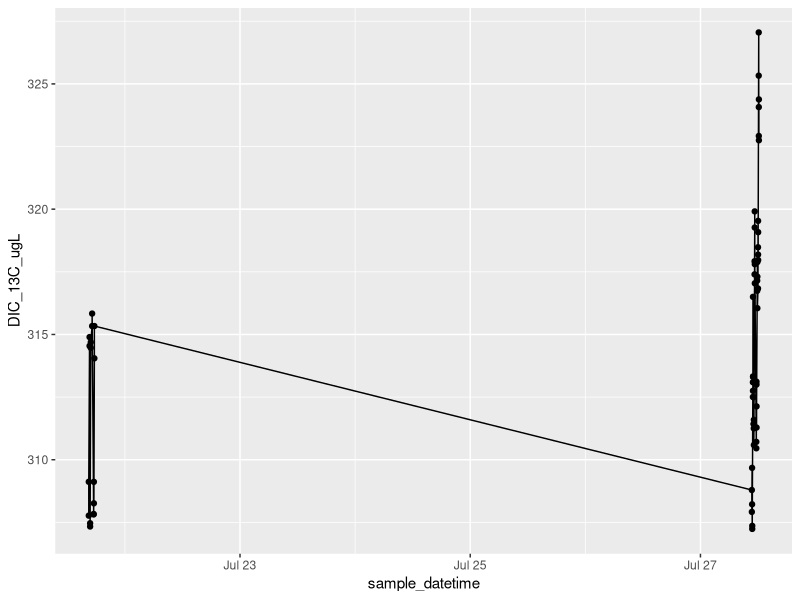
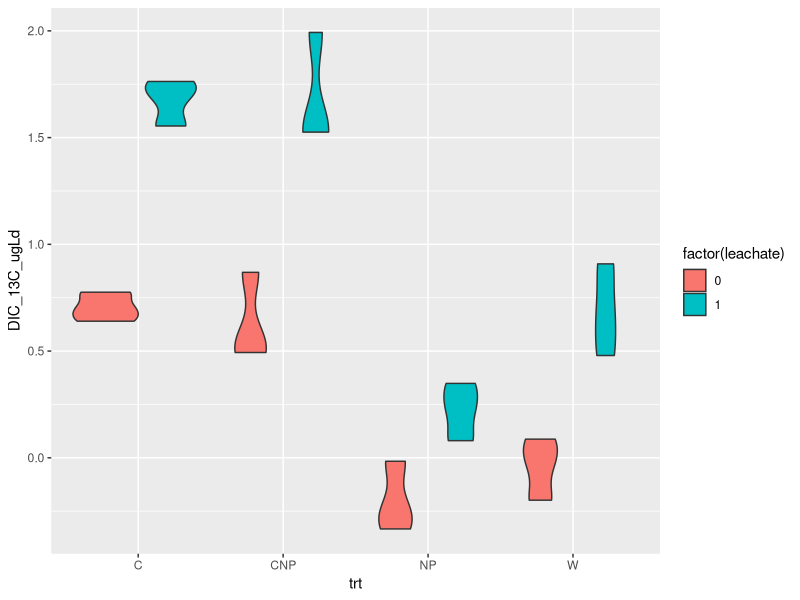
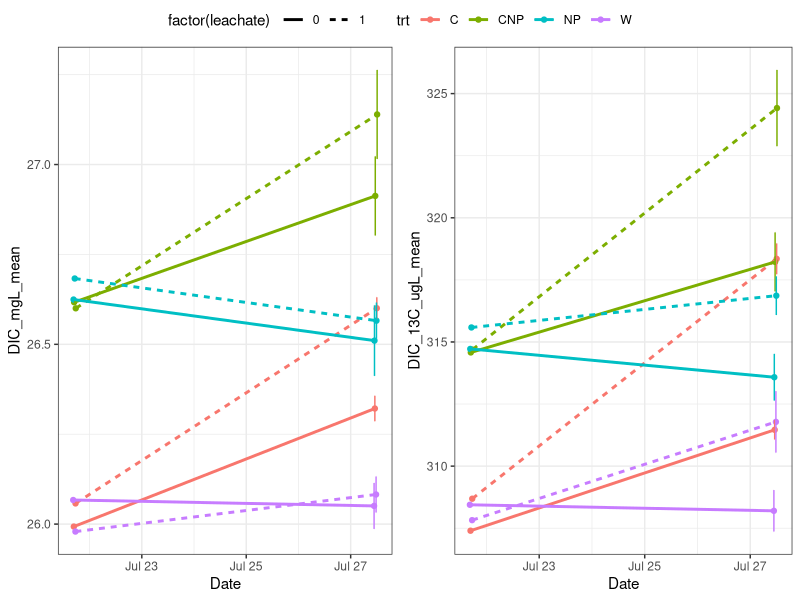
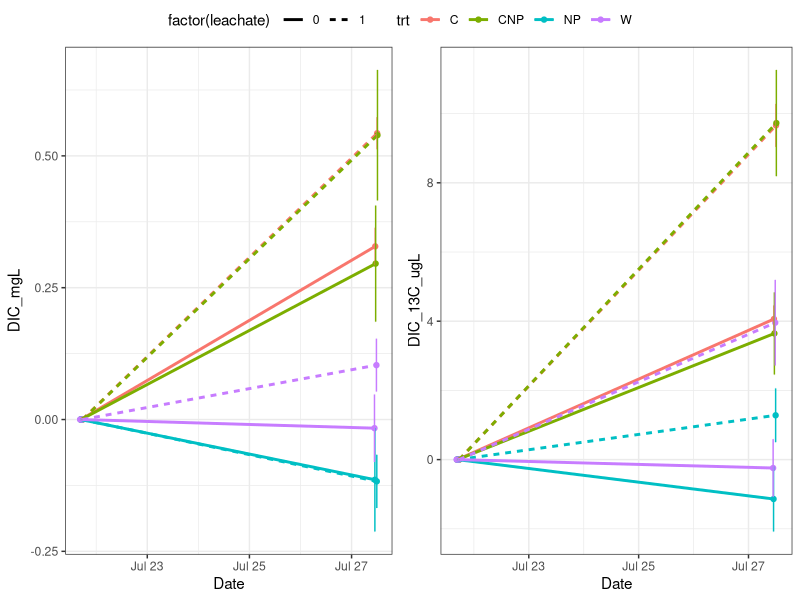
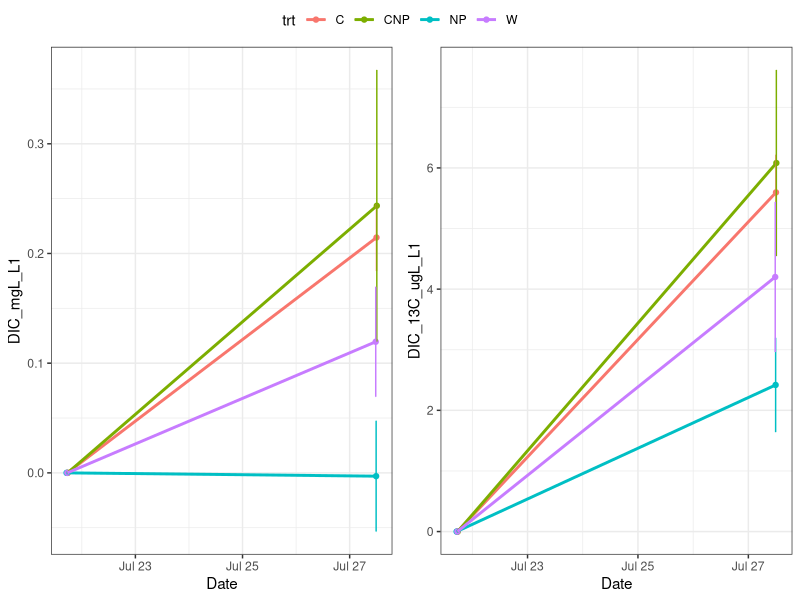
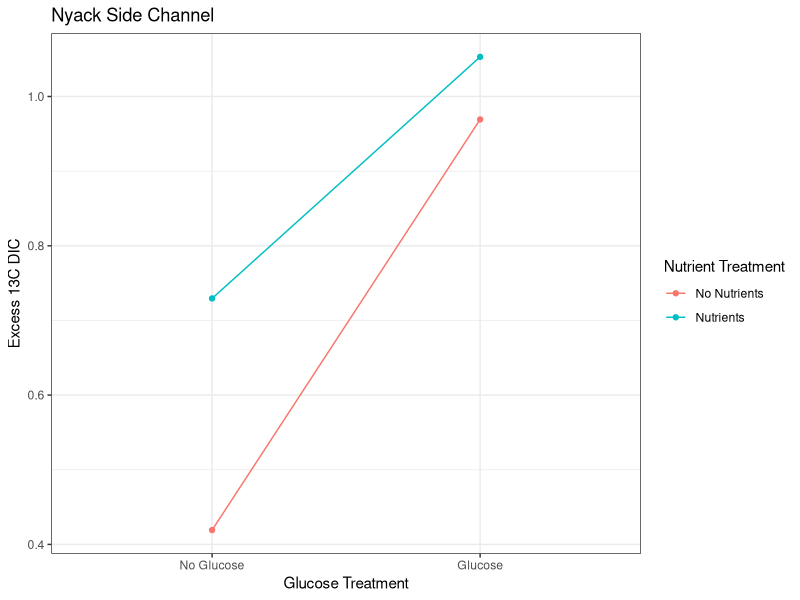
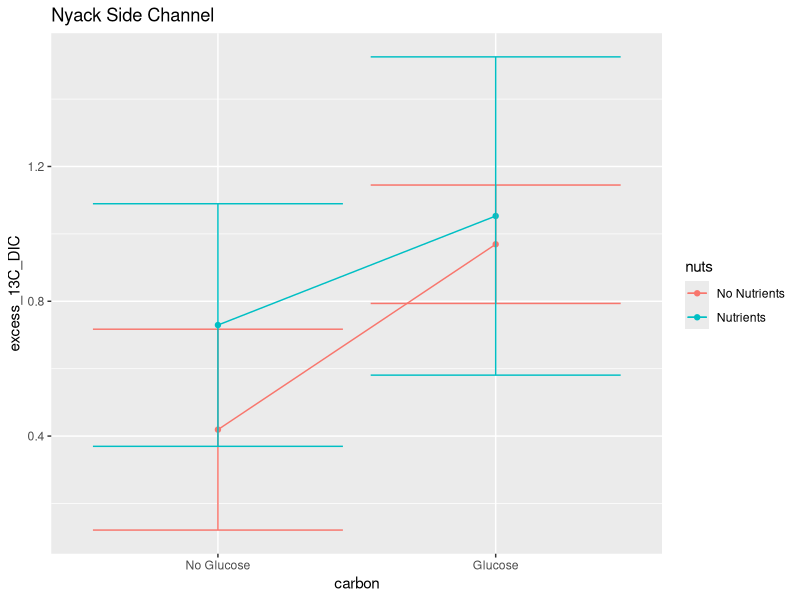

The R source for these figures, in order:
library(tidyverse)
library(lubridate)
library(dplyr)


# setup ####
dat <- read_csv("data/Kirby_NyackSC/nsc_expt.csv")
alk <- read_csv('data/alkalinity/nsc_alkalinity.csv') %>%
    filter(!is.na(trt)) %>%
    mutate(date = as.Date(date, format = '%m/%d/%Y')) %>%
    select(-samplenum, -treatment, -vol_acid)
glimpse(dat)


# Functions ####
deltoAF<- function (del) {
    Rst<-0.0112372
    R<-(del/1000+1)*Rst
    AF<-R/(1+R)
    AF

}

AFtodel <- function (AF) {
    Rst<-0.0112372
    R<- AF/(1-AF)
    del<- (R/Rst-1)*1000

    del
}

DICfrom_C_A <- function(K1, K2, C, A){
    H_minus <- (((-K1*C))-sqrt(((K1*C)^2)-(4*-1*A*2*K1*K2*C)))/(2*-1*A)
    pH <- -1*log10(H_minus)
    B <- (K1*C)/H_minus
    Ca <- (K2*B)/H_minus
    D <- C + B + Ca
    A_check <- B + 2*Ca

    l <- list(H_minus, pH, C, B, Ca, D, A, A_check)
    names(l) <- c("H", "pH", "C", "B", "Ca", "D", "A","A check")
    DIC = l$D
    return(DIC)
}

# metadata ####
trts <- data.frame(Treatment = 1:8,
                   trt = c('W',  'NP', 'C', 'CNP','W',  'NP', 'C', 'CNP'),
                   leachate = c(0,0,0,0,1,1,1,1))

# add actual data for this part once we have DOC from Adam
c_source <- read_csv('data/DOC_stock_concentrations.csv')

# There is no clear pattern in the alkalinity data. Take an average:
alk <- alk %>% filter(final_pH > 4.3) %>%
    summarize(alk_meqL = mean(alk_meqL))

dat <- left_join(dat, trts, by = 'Treatment') %>%
    mutate(date = as.Date(sample_datetime))
#left_join(alk, by = c('date', 'trt', 'leachate'))

# calculate DIC in the water ####
###testing DIC from pCO2-alk
###partial pressures of CO2 pCO2 in uatm
#alk <- 1.588 *10 ^(-3) # mol/L
# pCO2 <- 30 * 10^(-6) # mol/L
temp <- 273+21
K1 <- exp(290.9097-14554.21/(temp)-45.0575*log(temp))
K2 <- exp(207.6548-11843.79/(temp)-33.6485*log(temp))

# out <-DICfrom_C_A(K1=K1, K2=K2,C=pCO2,A=alk)
dat$DIC_molL <- DICfrom_C_A(K1, K2, dat$CO2_conc_umolL * 10^(-6),
                            alk$alk_meqL* 10^-3)
# dat$DIC_13molL <- DICfrom_C_A(K1, K2, dat$CO2_13C_umolL * 10^(-6), alk)
dat$DIC_mgL <- dat$DIC_molL*12.011*1000
# dat$AF = deltoAF(dat$delCO2)
dat$DIC_13C_umolL = dat$DIC_molL * dat$AF *10^6
dat$DIC_13C_ugL = dat$DIC_13C_umolL * 13


dat %>% dplyr::filter(!is.na(Treatment)) %>%
    ggplot(aes(x = sample_datetime, y = DIC_13C_ugL))+
    geom_point() + geom_line()

# # Clean up data ####
# # Remove high time zero point:
# dat %>% filter(batch == 1, Treatment == 6)
# # It looks like the high one is syringe 8G. Check this in the notes.
#
# dat <- dat %>%
#     filter(!(batch == 1 & Syringe == '8G'),
#            !is.na(Treatment))

#FINAL FIGURES####

# filter to use only the start and end time points
dat_sum <- dat %>%
    group_by(batch, trt, leachate, replicate) %>%
    summarize(across(any_of(c('sample_datetime', 'delCO2', 'DIC_mgL',
                              'DIC_13C_ugL', 'alk_meqL')),
                     .fns = ~mean(., na.rm = T))) %>%
    ungroup()

bottle_dif <-
    dat_sum %>% select(-starts_with(c('delCO2', 'alk_meqL'))) %>%
    mutate(batch = case_when(batch == 1 ~ 'T0',
                             batch == 2 ~ 'T1'))%>%
    pivot_wider(names_from = c('batch', 'replicate'),
                values_from = c('sample_datetime', 'DIC_mgL', 'DIC_13C_ugL')) %>%
    rename_with(~sub('_NA$', '', .)) %>%
    mutate(across(starts_with('DIC_mgL_T1'), .fns = ~ . - DIC_mgL_T0),
           across(starts_with('DIC_13C_ugL_T1'), .fns = ~ . - DIC_13C_ugL_T0),
           across(starts_with('sample_datetime_T1'), .fns = ~ . - sample_datetime_T0)) %>%
    select(-ends_with('T0')) %>%
    pivot_longer(cols = ends_with(c('_A', '_B', '_C')),
                 names_to = c('.value', 'rep'),
                 names_sep = '_T1_') %>%
    mutate(sample_datetime = as.numeric(sample_datetime),
           DIC_ugLd = DIC_mgL/sample_datetime*1000,
           DIC_13C_ugLd = DIC_13C_ugL/sample_datetime) %>%
    select(-sample_datetime, -DIC_mgL, -DIC_13C_ugL)

ggplot(bottle_dif, aes(trt, DIC_13C_ugLd, fill = factor(leachate))) +
    geom_violin()
write_csv(bottle_dif, 'data/DIC_change_by_bottle_nsc.csv')

dat_sum <- dat_sum %>%
    select(-replicate) %>%
    group_by(batch, trt, leachate) %>%
    summarize(across(any_of(c('sample_datetime', 'delCO2', 'DIC_mgL',
                              'DIC_13C_ugL', 'alk_meqL')),
                     .fns = list(mean = ~mean(., na.rm = T),
                                 sd = ~sd(., na.rm = T)))) %>%
    rename(sample_datetime = sample_datetime_mean) %>%
    select(-sample_datetime_sd) %>%
    mutate(across(ends_with('sd'), ~case_when(is.na(.) ~ 0,
                                              TRUE ~ .)))

p12 <- ggplot(dat_sum, aes(sample_datetime, DIC_mgL_mean, col = trt, lty = factor(leachate)))+
    geom_point() + geom_line(size = 1) +
    geom_errorbar(aes(ymin = DIC_mgL_mean - DIC_mgL_sd,
                      ymax = DIC_mgL_mean + DIC_mgL_sd), lty = 1)+
    xlab('Date') +theme_bw()
p13 <- ggplot(dat_sum, aes(sample_datetime, DIC_13C_ugL_mean, col = trt, lty = factor(leachate)))+
    geom_point() + geom_line(size = 1) +
    geom_errorbar(aes(ymin = DIC_13C_ugL_mean - DIC_13C_ugL_sd,
                      ymax = DIC_13C_ugL_mean + DIC_13C_ugL_sd), lty = 1)+
    xlab('Date') +theme_bw()

ggpubr::ggarrange(p12, p13, common.legend = T)

#removing baseline ####

dat_dif <- dat_sum %>% select(-starts_with(c('delCO2', 'alk_meqL'))) %>%
    mutate(batch = case_when(batch == 1 ~ 'T0',
                             batch == 2 ~ 'T1'))%>%
    rename(DIC_mgL = DIC_mgL_mean, DIC_13C_ugL = DIC_13C_ugL_mean) %>%
    pivot_wider(names_from = 'batch',
                values_from = c('sample_datetime', 'DIC_mgL', 'DIC_13C_ugL',
                                'DIC_mgL_sd', 'DIC_13C_ugL_sd')) %>%
    mutate(DIC_mgL_T1 = DIC_mgL_T1 - DIC_mgL_T0,
           DIC_mgL_T0 = DIC_mgL_T0 - DIC_mgL_T0,
           DIC_13C_ugL_T1 = DIC_13C_ugL_T1 - DIC_13C_ugL_T0,
           DIC_13C_ugL_T0 = DIC_13C_ugL_T0 - DIC_13C_ugL_T0) %>%
    pivot_longer(cols = ends_with(c('T0', 'T1')),
                 names_to = c('.value', 'time'),
                 names_sep = '_T')


#code to save figure(change expt name)
p12 <- ggplot(dat_dif, aes(sample_datetime, DIC_mgL, col = trt, lty = factor(leachate)))+
    geom_point() + geom_line(size = 1) +
    geom_errorbar(aes(ymin = DIC_mgL - DIC_mgL_sd,
                      ymax = DIC_mgL + DIC_mgL_sd), lty = 1)+
    xlab('Date') +theme_bw()
p13 <- ggplot(dat_dif, aes(sample_datetime, DIC_13C_ugL, col = trt, lty = factor(leachate)))+
    geom_point() + geom_line(size = 1) +
    geom_errorbar(aes(ymin = DIC_13C_ugL - DIC_13C_ugL_sd,
                      ymax = DIC_13C_ugL + DIC_13C_ugL_sd), lty = 1)+
    xlab('Date') +theme_bw()
png(filename = 'figures/nsc_expt_13CO2.png',
    width = 8, height = 5, res = 300, units = 'in')
ggpubr::ggarrange(p12, p13, common.legend = T)
dev.off()

#removing non-leachate treatment####
dat_lch <- dat_dif %>%
    mutate(leachate = case_when(leachate == 1 ~ 'L1',
                                leachate == 0 ~ 'L0'))%>%
    pivot_wider(names_from = 'leachate',
                values_from = c('sample_datetime', 'DIC_mgL', 'DIC_13C_ugL',
                                'DIC_mgL_sd', 'DIC_13C_ugL_sd')) %>%
    mutate(DIC_mgL_L1 = DIC_mgL_L1 - DIC_mgL_L0,
           DIC_13C_ugL_L1 = DIC_13C_ugL_L1 - DIC_13C_ugL_L0) %>%
    select(-ends_with('L0')) %>%
    rename(sample_datetime = sample_datetime_L1)
# pivot_longer(cols = ends_with(c('L0', 'L1')),
#              names_to = c('.value', 'time'),
#              names_sep = '_L')
#left_join(dat_dif, by = c('time'='time','trt'='trt'))



#code to save figure(change expt name)
p12 <- ggplot(dat_lch, aes(sample_datetime, DIC_mgL_L1, col = trt))+
    geom_point() + geom_line(size = 1) +
    geom_errorbar(aes(ymin = DIC_mgL_L1 - DIC_mgL_sd_L1,
                      ymax = DIC_mgL_L1 + DIC_mgL_sd_L1), lty = 1)+
    xlab('Date') +theme_bw()
p13 <- ggplot(dat_lch, aes(sample_datetime, DIC_13C_ugL_L1, col = trt))+
    geom_point() + geom_line(size = 1) +
    geom_errorbar(aes(ymin = DIC_13C_ugL_L1 - DIC_13C_ugL_sd_L1,
                      ymax = DIC_13C_ugL_L1 + DIC_13C_ugL_sd_L1), lty = 1)+
    xlab('Date') +theme_bw()
png(filename = 'figures/nsc_expt_13CO2change.png',
    width = 8, height = 5, res = 300, units = 'in')
ggpubr::ggarrange(p12, p13, common.legend = T)
dev.off()

#tables ####

dd <- dat_sum %>% select(-starts_with(c('delCO2', 'alk_meqL'))) %>%
    mutate(batch = case_when(batch == 1 ~ 'T0',
                             batch == 2 ~ 'T'))%>%
    rename(DIC_mgL = DIC_mgL_mean, DIC_13C_ugL = DIC_13C_ugL_mean) %>%
    pivot_wider(names_from = 'batch',
                values_from = c('sample_datetime', 'DIC_mgL', 'DIC_13C_ugL',
                                'DIC_mgL_sd', 'DIC_13C_ugL_sd')) %>%
    mutate(inc_time = sample_datetime_T - sample_datetime_T0,
           Delta_T = as.numeric(inc_time),
           Delta_DIC_ugLd = (DIC_mgL_T - DIC_mgL_T0)*1000/Delta_T,
           Delta_DIC_ugLd_sd = (DIC_mgL_sd_T + DIC_mgL_sd_T0)*1000/Delta_T,
           Delta_DIC_13_ugLd = (DIC_13C_ugL_T - DIC_13C_ugL_T0)/Delta_T,
           Delta_DIC_13_ugLd_sd = (DIC_13C_ugL_sd_T + DIC_13C_ugL_sd_T0)/Delta_T) %>%
    select(-ends_with(c('_T', '_T0')))

mutate(dd, AF = Delta_DIC_13_ugLd/(Delta_DIC_13_ugLd + Delta_DIC_ugLd),
       del = AFtodel(AF))

excess13CDIC <- dd %>% select( -inc_time) %>%
    pivot_wider(id_cols = trt, names_from = 'leachate',
                values_from = c('Delta_DIC_ugLd', 'Delta_DIC_13_ugLd',
                                'Delta_DIC_ugLd_sd', 'Delta_DIC_13_ugLd_sd')) %>%
    mutate(excess_13C_DIC = Delta_DIC_13_ugLd_1 - Delta_DIC_13_ugLd_0,
           excess_13C_sd = Delta_DIC_13_ugLd_sd_1 + Delta_DIC_13_ugLd_sd_0) %>%
    select(-ends_with(c('_1','_0'))) %>%
    mutate(site = 'nyack_sc', .before = trt)

excess13CDIC$carbon = c('Glucose', 'Glucose', 'No Glucose', 'No Glucose')
excess13CDIC$carbon <- factor(excess13CDIC$carbon, levels = c('No Glucose','Glucose'))
excess13CDIC$nuts = c('No Nutrients', 'Nutrients', 'No Nutrients', 'Nutrients')
png(filename = 'figures/nsc_expt_13CDIC_pres.png',
    width = 5, height = 5, res = 300, units = 'in')
ggplot(excess13CDIC, aes(carbon, excess_13C_DIC, col = nuts,fill = nuts, group = nuts)) +
    geom_line() + geom_point() +
    # geom_ribbon(aes(ymin = excess_13C_DIC - excess_13C_sd,
    #                   ymax = excess_13C_DIC + excess_13C_sd),col = 'transparent', alpha = 0.2,
    #             outline.type = 'full')+
    ggtitle('Nyack Side Channel')+
    xlab('Glucose Treatment') +theme_bw()+
    ylab('Excess 13C DIC')+
    guides(color = guide_legend(title = "Nutrient Treatment"))+
    guides(fill = FALSE)
dev.off()

excess13CDIC$carbon = c('Glucose', 'Glucose', 'No Glucose', 'No Glucose')
excess13CDIC$carbon <- factor(excess13CDIC$carbon, levels = c('No Glucose','Glucose'))
excess13CDIC$nuts = c('No Nutrients', 'Nutrients', 'No Nutrients', 'Nutrients')
png(filename = 'figures/nsc_expt_13CDIC.png',
    width = 5, height = 5, res = 300, units = 'in')
ggplot(excess13CDIC, aes(carbon, excess_13C_DIC, col = nuts, group = nuts)) +
    geom_line() + geom_point() +
    geom_errorbar(aes(ymin = excess_13C_DIC - excess_13C_sd,
                      ymax = excess_13C_DIC + excess_13C_sd))+
    ggtitle('Nyack Side Channel')
dev.off()

write_csv(excess13CDIC, 'data/excessDIC_nsc.csv')

# write_csv(DIC_dataframe, "processed_CO2/experiment1_processed.csv")
# DIC <- read_csv('processed_CO2/experiment1_processed.csv')
#
# # calculate excess 13CDIC in each treatment ####
# sumDIC <- filter(DIC, time_interval %in% c('T0', 'T5')) %>%
#     select(time_interval, treatment, sample_datetime, DIC_molL, DIC_13C_umolL) %>%
#     group_by(time_interval, treatment) %>%
#     # summarize(across(.fns = list(mean = ~mean(.), sd = sd(.))))
#     summarize(sample_datetime = mean(sample_datetime),
#               DIC_molL = mean(DIC_molL),
#               DIC_13C_sd = sd(DIC_13C_umolL),
#               DIC_13C_umolL = mean(DIC_13C_umolL)) %>%
#     ungroup()
#
# DIC_table <- sumDIC %>%
#     mutate(excess_13C_DIC_umolL = DIC_13C_umolL - sumDIC$DIC_13C_umolL[sumDIC$time_interval == 'T0'],
#            excess_DIC_umolL = (DIC_molL - sumDIC$DIC_molL[sumDIC$time_interval == 'T0'])*10^6,
#            excess_13C_DIC_umolL_sd = DIC_13C_sd + sumDIC$DIC_13C_sd[sumDIC$time_interval == 'T0'])
#
#
# #creating excess accumulated 13C CO2 (from DIC) plot  ####
# # setwd('/Users/niko/Dropbox/leachate_linder/processed_CO2')
# # DIC_table <- read_csv('~/Dropbox/leachate_linder/processed_CO2/DIC_table.csv')
# DIC_table$nutrients <- c(0,0,1,0,1)
# DIC_table$sugar <- c(0,1,1,0,0)
# # DIC_table$DICXS <- DIC_table$DICXS*1000
# # DIC_table$STDev_T5 <- DIC_table$STDev_T5*1000
# # DIC_table$STDev_T0 <- DIC_table$STDev_T0*1000
# # DIC_table$STDev <- DIC_table$STDev_T0 + DIC_table$STDev_T5
#
# DIC_table <- slice(DIC_table, -1)
#
# plot(DIC_table$sugar[DIC_table$nutrients == 1],
#      DIC_table$excess_13C_DIC_umolL[DIC_table$nutrients == 1], type = 'b',
#      xlim = c(-0.25,1.25), ylim = c(0,1.5), pch = 15, col = 'blue',
#      xaxt = 'n', xlab = 'No Sugar                                         Sugar',
#      ylab = 'Accumulated Excess 13C CO2 (µg)')
#
#
# arrows(x0 = DIC_table$sugar[DIC_table$nutrients == 1],
#        y0 = DIC_table$excess_13C_DIC_umolL[DIC_table$nutrients == 1],
#        x1 = DIC_table$sugar[DIC_table$nutrients == 1],
#        y1 = DIC_table$excess_13C_DIC_umolL[DIC_table$nutrients == 1]+
#          DIC_table$excess_13C_DIC_umolL_sd[DIC_table$nutrients ==1], length = 0.1, angle = 90)
# arrows(x0 = DIC_table$sugar[DIC_table$nutrients == 1],
#       y0 = DIC_table$excess_13C_DIC_umolL[DIC_table$nutrients == 1],
#       x1 = DIC_table$sugar[DIC_table$nutrients == 1],
#       y1 = DIC_table$excess_13C_DIC_umolL[DIC_table$nutrients == 1]-
#         DIC_table$excess_13C_DIC_umolL_sd[DIC_table$nutrients ==1], angle = 90, length = 0.1)
#
# lines(DIC_table$sugar[DIC_table$nutrients == 0],
#       DIC_table$excess_13C_DIC_umolL[DIC_table$nutrients == 0],pch = 1, col = 'forestgreen')
# points(DIC_table$sugar[DIC_table$nutrients == 0],
#        DIC_table$excess_13C_DIC_umolL[DIC_table$nutrients == 0], pch = 15, col = 'forestgreen')
# arrows(x0 = DIC_table$sugar[DIC_table$nutrients == 0],
#        y0 = DIC_table$excess_13C_DIC_umolL[DIC_table$nutrients == 0],
#        x1 = DIC_table$sugar[DIC_table$nutrients == 0],
#        y1 = DIC_table$excess_13C_DIC_umolL[DIC_table$nutrients == 0]+
#          DIC_table$excess_13C_DIC_umolL_sd[DIC_table$nutrients ==0], length = 0.1, angle = 90)
# arrows(x0 = DIC_table$sugar[DIC_table$nutrients == 0],
#        y0 = DIC_table$excess_13C_DIC_umolL[DIC_table$nutrients == 0],
#        x1 = DIC_table$sugar[DIC_table$nutrients == 0],
#        y1 = DIC_table$excess_13C_DIC_umolL[DIC_table$nutrients == 0]-
#          DIC_table$excess_13C_DIC_umolL_sd[DIC_table$nutrients ==0], angle = 90, length = 0.1)
#
# legend('topleft', legend = c('Nutrients', 'No Nutrients'),
#        col = c('green', 'blue'), lty = c(1,1), pch = c(15, 15), border = NA)
#
# # plot(DIC_table$sample_datetime, dat$DIC_13C, type = 'b', pch = 15)
# lines(dat$sample_datetime)
#
# arrows()
